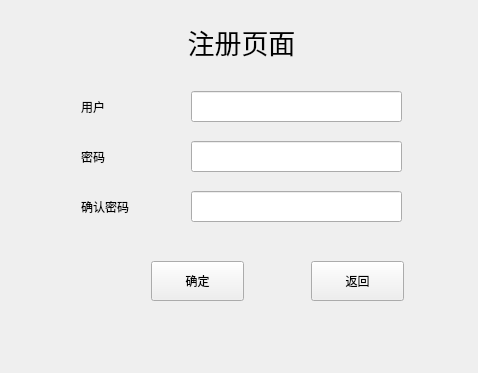
<?xml version="1.0" encoding="UTF-8"?>
<ui version="4.0">
 <class>LoginDialog</class>
 <widget class="QDialog" name="LoginDialog">
  <property name="enabled">
   <bool>true</bool>
  </property>
  <property name="geometry">
   <rect>
    <x>0</x>
    <y>0</y>
    <width>478</width>
    <height>373</height>
   </rect>
  </property>
  <property name="windowTitle">
   <string>LoginDialog</string>
  </property>
  <layout class="QVBoxLayout" name="verticalLayout">
   <item>
    <widget class="QStackedWidget" name="stackedWidget">
     <property name="enabled">
      <bool>true</bool>
     </property>
     <property name="currentIndex">
      <number>1</number>
     </property>
     <widget class="QWidget" name="page_login">
      <widget class="QLabel" name="label_5">
       <property name="geometry">
        <rect>
         <x>90</x>
         <y>150</y>
         <width>81</width>
         <height>31</height>
        </rect>
       </property>
       <property name="text">
        <string>密码</string>
       </property>
      </widget>
      <widget class="QLineEdit" name="lineEdit_name_log">
       <property name="geometry">
        <rect>
         <x>180</x>
         <y>90</y>
         <width>211</width>
         <height>31</height>
        </rect>
       </property>
      </widget>
      <widget class="QLineEdit" name="lineEdit_passwd_log">
       <property name="enabled">
        <bool>true</bool>
       </property>
       <property name="geometry">
        <rect>
         <x>180</x>
         <y>150</y>
         <width>211</width>
         <height>31</height>
        </rect>
       </property>
       <property name="echoMode">
        <enum>QLineEdit::EchoMode::Password</enum>
       </property>
      </widget>
      <widget class="QPushButton" name="pushButton_ok_log">
       <property name="geometry">
        <rect>
         <x>210</x>
         <y>240</y>
         <width>93</width>
         <height>40</height>
        </rect>
       </property>
       <property name="text">
        <string>确定</string>
       </property>
      </widget>
      <widget class="QLabel" name="label_6">
       <property name="geometry">
        <rect>
         <x>90</x>
         <y>90</y>
         <width>81</width>
         <height>31</height>
        </rect>
       </property>
       <property name="text">
        <string>用户</string>
       </property>
      </widget>
      <widget class="QLabel" name="label_7">
       <property name="geometry">
        <rect>
         <x>130</x>
         <y>10</y>
         <width>201</width>
         <height>41</height>
        </rect>
       </property>
       <property name="font">
        <font>
         <pointsize>20</pointsize>
        </font>
       </property>
       <property name="text">
        <string>登录页面</string>
       </property>
       <property name="alignment">
        <set>Qt::AlignmentFlag::AlignCenter</set>
       </property>
      </widget>
     </widget>
     <widget class="QWidget" name="page_register">
      <widget class="QLabel" name="label">
       <property name="geometry">
        <rect>
         <x>130</x>
         <y>10</y>
         <width>201</width>
         <height>41</height>
        </rect>
       </property>
       <property name="font">
        <font>
         <pointsize>20</pointsize>
        </font>
       </property>
       <property name="text">
        <string>注册页面</string>
       </property>
       <property name="alignment">
        <set>Qt::AlignmentFlag::AlignCenter</set>
       </property>
      </widget>
      <widget class="QLabel" name="label_2">
       <property name="geometry">
        <rect>
         <x>70</x>
         <y>80</y>
         <width>81</width>
         <height>31</height>
        </rect>
       </property>
       <property name="text">
        <string>用户</string>
       </property>
      </widget>
      <widget class="QLabel" name="label_3">
       <property name="geometry">
        <rect>
         <x>70</x>
         <y>130</y>
         <width>81</width>
         <height>31</height>
        </rect>
       </property>
       <property name="text">
        <string>密码</string>
       </property>
      </widget>
      <widget class="QLabel" name="label_4">
       <property name="geometry">
        <rect>
         <x>70</x>
         <y>180</y>
         <width>81</width>
         <height>31</height>
        </rect>
       </property>
       <property name="text">
        <string>确认密码</string>
       </property>
      </widget>
      <widget class="QLineEdit" name="lineEdit_name_reg">
       <property name="geometry">
        <rect>
         <x>180</x>
         <y>80</y>
         <width>211</width>
         <height>31</height>
        </rect>
       </property>
      </widget>
      <widget class="QLineEdit" name="lineEdit_passwd_reg">
       <property name="geometry">
        <rect>
         <x>180</x>
         <y>130</y>
         <width>211</width>
         <height>31</height>
        </rect>
       </property>
       <property name="echoMode">
        <enum>QLineEdit::EchoMode::Password</enum>
       </property>
      </widget>
      <widget class="QLineEdit" name="lineEdit_passwd2_reg">
       <property name="geometry">
        <rect>
         <x>180</x>
         <y>180</y>
         <width>211</width>
         <height>31</height>
        </rect>
       </property>
       <property name="echoMode">
        <enum>QLineEdit::EchoMode::Password</enum>
       </property>
      </widget>
      <widget class="QPushButton" name="pushButton_ok_reg">
       <property name="geometry">
        <rect>
         <x>140</x>
         <y>250</y>
         <width>93</width>
         <height>40</height>
        </rect>
       </property>
       <property name="text">
        <string>确定</string>
       </property>
      </widget>
      <widget class="QPushButton" name="pushButton_return">
       <property name="geometry">
        <rect>
         <x>300</x>
         <y>250</y>
         <width>93</width>
         <height>40</height>
        </rect>
       </property>
       <property name="text">
        <string>返回</string>
       </property>
      </widget>
     </widget>
    </widget>
   </item>
  </layout>
 </widget>
 <resources/>
 <connections/>
</ui>
